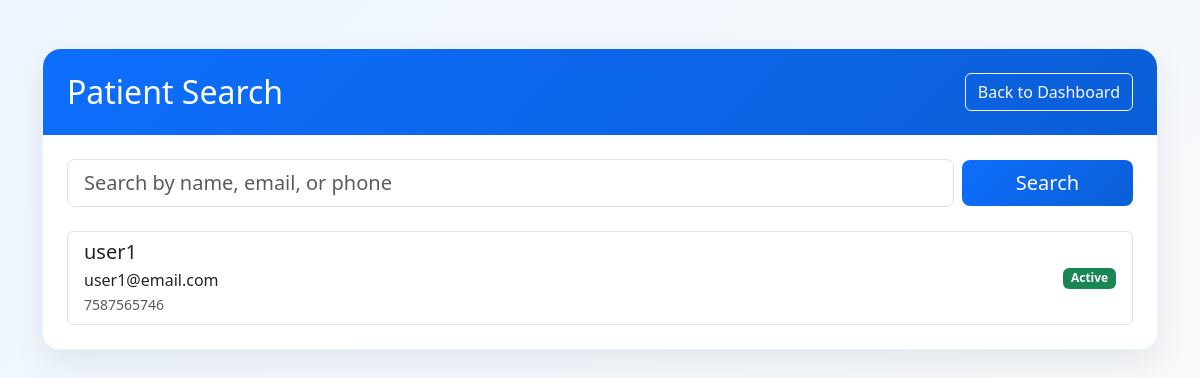
Page /admin/patients (signed in) on the earlier database version.
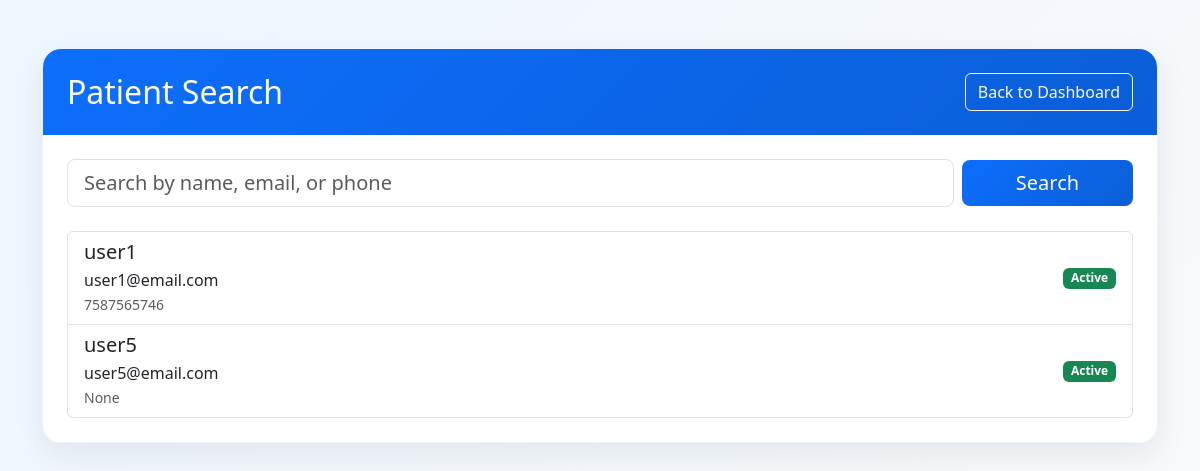
Same page on the later database version.
### database.py (models this page shows)
class PatientProfile(db.Model):
    __tablename__ = "patient_profiles"
    id = db.Column(db.Integer, primary_key=True)
    user_id = db.Column(db.Integer, db.ForeignKey("users.id", ondelete = "CASCADE"), nullable=False, unique=True)
    date_of_birth = db.Column(db.Date)
    gender = db.Column(db.String(10))
    phone = db.Column(db.String(15))
    address = db.Column(db.String(200))
    user = db.relationship("User", back_populates="patient_profile")
    appointments = db.relationship("Appointment", back_populates="patient", cascade="all, delete-orphan")

class User(db.Model):
    __tablename__ = "users"
    id = db.Column(db.Integer, primary_key = True)
    name = db.Column(db.String(100), nullable=False)
    email = db.Column(db.String(100), unique=True, nullable=False)
    password_hash = db.Column(db.String(255), nullable=False)
    role = db.Column(db.String(50), nullable=False)  # e.g., 'admin', 'doctor', 'patient'
    is_active = db.Column(db.Boolean, default=True)
    doctor_profile = db.relationship("DoctorProfile", back_populates="user", uselist=False, cascade="all, delete-orphan")
    patient_profile = db.relationship("PatientProfile", back_populates="user", uselist=False, cascade="all, delete-orphan")

### app.py (the view)
@app.route("/admin/patients")
@role_required("admin")
def search_patients():
    search_query = request.args.get("q", "").strip()
    if search_query:
        patients = PatientProfile.query.join(User).filter(
            (User.name.ilike(f"%{search_query}%")) | (User.email.ilike(f"%{search_query}%"))
        ).all()
    else:
        patients = PatientProfile.query.all()
    return render_template("admin_patients.html", patients=patients, search_query=search_query)

### app.py (called while the page is built)
def login_required(view):
    @wraps(view)
    def wrapped_view(*args,**kwargs):
        if current_user() is None:
            flash("please login to continue", "error")
            return redirect(url_for("login"))
        return view(*args, **kwargs)
    return wrapped_view

def role_required(role):
    def decorator(view):
        @wraps(view)
        @login_required
        def wraped_view(*args, **kwargs):
            if current_user().role != role:
                return "You are not authrized to access this page."
            return view(*args, **kwargs)
        return wraped_view
    return decorator

def current_user():
    user_id = session.get("user_id")
    if user_id is None:
        return None
    return User.query.get(user_id)

### templates/admin_patients.html (shortened to what this page needs)
<!DOCTYPE html>
<html lang="en">
<head>
    <link href="https://cdn.jsdelivr.net/npm/bootstrap@5.3.3/dist/css/bootstrap.min.css" rel="stylesheet">
    <link rel="stylesheet" href="{{ url_for('static', filename='style.css') }}">
</head>
<body class="bg-light">
    <div class="container py-5">
        <div class="card-soft">
            <div class="page-header px-4 py-4">
                <div class="d-flex justify-content-between align-items-center flex-wrap gap-3">
                    <h2 class="mb-0">Patient Search</h2>
                    <a href="{{ url_for('admin_dashboard') }}" class="btn btn-outline-light">Back to Dashboard</a>
                </div>
            </div>
            <div class="card-body p-4">
                <form method="get" class="row g-2 align-items-center mb-4">
                    <div class="col-md-10">
                        <input type="search" name="q" class="form-control form-control-lg" placeholder="Search by name, email, or phone" value="{{ search_query }}">
                    </div>
                    <div class="col-md-2 d-grid">
                        <button type="submit" class="btn btn-primary btn-lg">Search</button>
                    </div>
                </form>
                <div class="list-group">
                    {% for patient in patients %}
                        <div class="list-group-item d-flex justify-content-between align-items-center">
                            <div>
                                <h5 class="mb-1">{{ patient.user.name }}</h5>
                                <div>{{ patient.user.email }}</div>
                                <small class="text-muted">{{ patient.phone }}</small>
                            </div>
                            <span class="badge {{ 'bg-success' if patient.user.is_active else 'bg-secondary' }}">
                                {{ 'Active' if patient.user.is_active else 'Inactive' }}
                            </span>
                        </div>
                    {% else %}
                        <div class="list-group-item text-muted">No matching patients.</div>
                    {% endfor %}
                </div>
            </div>
        </div>
    </div>
</body>
</html>

Differences in the rows shown:
added PatientProfile: user.name "user5", user.email "user5@email.com", phone "None"
added User: is_active "Active"
